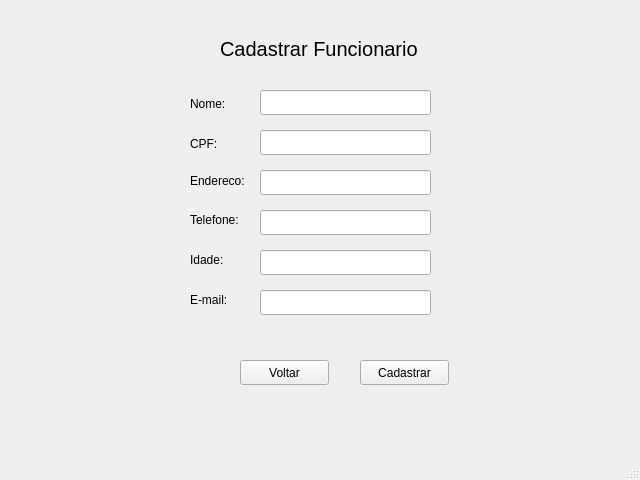
<?xml version="1.0" encoding="UTF-8"?>
<ui version="4.0">
 <class>MainWindow</class>
 <widget class="QMainWindow" name="MainWindow">
  <property name="geometry">
   <rect>
    <x>0</x>
    <y>0</y>
    <width>640</width>
    <height>480</height>
   </rect>
  </property>
  <property name="windowTitle">
   <string>MainWindow</string>
  </property>
  <widget class="QWidget" name="centralwidget">
   <widget class="QLineEdit" name="lineEdit">
    <property name="geometry">
     <rect>
      <x>260</x>
      <y>90</y>
      <width>171</width>
      <height>25</height>
     </rect>
    </property>
   </widget>
   <widget class="QLineEdit" name="lineEdit_2">
    <property name="geometry">
     <rect>
      <x>260</x>
      <y>130</y>
      <width>171</width>
      <height>25</height>
     </rect>
    </property>
   </widget>
   <widget class="QLineEdit" name="lineEdit_3">
    <property name="geometry">
     <rect>
      <x>260</x>
      <y>170</y>
      <width>171</width>
      <height>25</height>
     </rect>
    </property>
   </widget>
   <widget class="QLineEdit" name="lineEdit_4">
    <property name="geometry">
     <rect>
      <x>260</x>
      <y>210</y>
      <width>171</width>
      <height>25</height>
     </rect>
    </property>
   </widget>
   <widget class="QLineEdit" name="lineEdit_5">
    <property name="geometry">
     <rect>
      <x>260</x>
      <y>250</y>
      <width>171</width>
      <height>25</height>
     </rect>
    </property>
   </widget>
   <widget class="QLineEdit" name="lineEdit_6">
    <property name="geometry">
     <rect>
      <x>260</x>
      <y>290</y>
      <width>171</width>
      <height>25</height>
     </rect>
    </property>
   </widget>
   <widget class="QLabel" name="label">
    <property name="geometry">
     <rect>
      <x>190</x>
      <y>96</y>
      <width>67</width>
      <height>16</height>
     </rect>
    </property>
    <property name="text">
     <string>Nome:</string>
    </property>
   </widget>
   <widget class="QLabel" name="label_2">
    <property name="geometry">
     <rect>
      <x>190</x>
      <y>136</y>
      <width>67</width>
      <height>16</height>
     </rect>
    </property>
    <property name="text">
     <string>CPF:</string>
    </property>
   </widget>
   <widget class="QLabel" name="label_3">
    <property name="geometry">
     <rect>
      <x>190</x>
      <y>171</y>
      <width>67</width>
      <height>20</height>
     </rect>
    </property>
    <property name="text">
     <string>Endereco:</string>
    </property>
   </widget>
   <widget class="QLabel" name="label_4">
    <property name="geometry">
     <rect>
      <x>190</x>
      <y>210</y>
      <width>67</width>
      <height>20</height>
     </rect>
    </property>
    <property name="text">
     <string>Telefone:</string>
    </property>
   </widget>
   <widget class="QLabel" name="label_5">
    <property name="geometry">
     <rect>
      <x>190</x>
      <y>250</y>
      <width>67</width>
      <height>20</height>
     </rect>
    </property>
    <property name="text">
     <string>Idade:</string>
    </property>
   </widget>
   <widget class="QLabel" name="label_6">
    <property name="geometry">
     <rect>
      <x>190</x>
      <y>290</y>
      <width>67</width>
      <height>20</height>
     </rect>
    </property>
    <property name="text">
     <string>E-mail:</string>
    </property>
   </widget>
   <widget class="QPushButton" name="cadastrarFuncionario">
    <property name="geometry">
     <rect>
      <x>360</x>
      <y>360</y>
      <width>89</width>
      <height>25</height>
     </rect>
    </property>
    <property name="text">
     <string>Cadastrar</string>
    </property>
   </widget>
   <widget class="QPushButton" name="cadastrarVoltar">
    <property name="geometry">
     <rect>
      <x>240</x>
      <y>360</y>
      <width>89</width>
      <height>25</height>
     </rect>
    </property>
    <property name="text">
     <string>Voltar</string>
    </property>
   </widget>
   <widget class="QLabel" name="label_7">
    <property name="geometry">
     <rect>
      <x>220</x>
      <y>40</y>
      <width>201</width>
      <height>17</height>
     </rect>
    </property>
    <property name="font">
     <font>
      <pointsize>15</pointsize>
     </font>
    </property>
    <property name="text">
     <string>Cadastrar Funcionario</string>
    </property>
   </widget>
  </widget>
  <widget class="QStatusBar" name="statusbar"/>
 </widget>
 <resources/>
 <connections/>
</ui>
